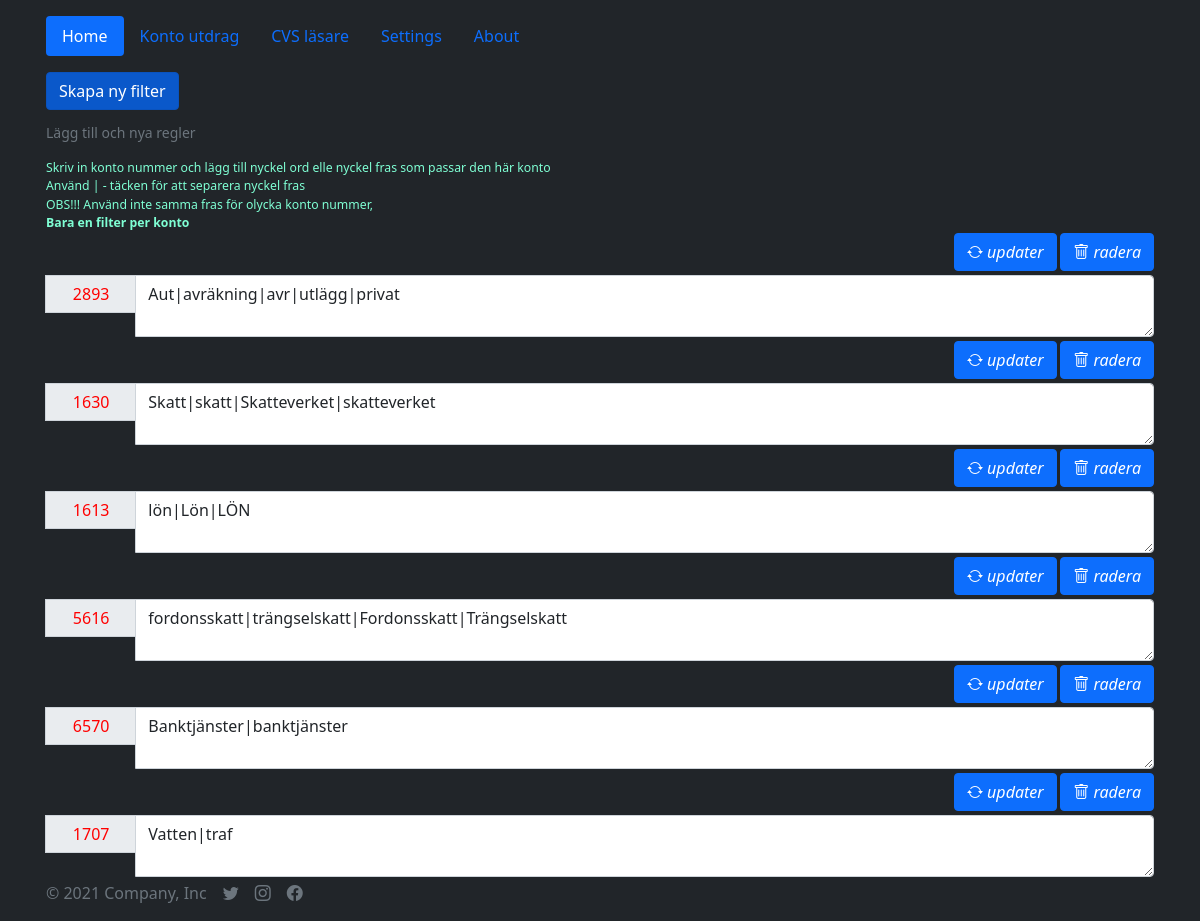
The page /settings on the database its author committed.
### app/database_setup.py (models this page shows, shortened)
class Settings(Base):
    __tablename__ = 'settings'
    __tableargs__ = {'comment': 'Filter installningar'}
    quote_id = Column(Integer, nullable=False, unique=True, primary_key=True, autoincrement=True)
    konto = Column(Integer, default=datetime.utcnow(), comment='konto number', unique=True)
    filter = Column(Text, default=datetime.utcnow(), comment='name')

### app/app.py (the view)
@app.route('/settings', methods=['POST', 'GET'])
def show_settings():
    settings_list = session.query(Settings).all()
    return render_template('settings.html', settings=settings_list)

### app/templates/settings.html (shortened to what this page needs)
{% extends 'base.html' %}
{% block body %}
    <main class="mt-3">
        <div class="mb-3 justify-content-end">
            <a href="javascript:settings()" class="btn btn-primary active mb-2" aria-current="page">Skapa ny filter</a>
            <div id="label_for_huvudkonto" class="form-text">Lägg till och nya regler</div>
        </div>
        <div id="label_for_huvudkonto" class="form-text" style="color: aquamarine">
            <div id="label_for_huvudkonto" class="form-text" style="color: aquamarine">
                Skriv in konto nummer och lägg till nyckel ord elle nyckel fras som passar den här konto
                <br>Använd | - täcken för att separera nyckel fras
                <br>OBS!!! Använd inte samma fras för olycka konto nummer,
                <br><strong>Bara en filter per konto</strong>
            </div>
            {% if settings|length > 0 %}
                {% for setting in settings %}
                    <form method="post" id="settings" action="/settings/{{ setting.quote_id }}/edit/">
                        <div class="mb-1" style="text-align: right">
                            <button class="btn btn-primary" type="submit">
                                <i class="bi bi-arrow-repeat"> updater</i>
                            </button>
                            <a class="btn btn-primary" href="/settings/{{ setting.quote_id }}/delete/" role="button">
                                <i class="bi bi-trash"> radera </i>
                            </a>
                        </div>
                        <div class="input-group mb-1">
                            <input type="text"
                                   id="konto_n"
                                   class="input-group-text col-sm-1 justify-content-start"
                                   name="konto_n"
                                   style="height: 38px; color: red;"
                                   value={{ setting.konto }}>
                            <textarea id="filter_list" class="form-control col-lg justify-content-center"
                                      name="filter_list">{{ setting.filter }}
                        </textarea>
                        </div>
                    </form>
                {% endfor %}
            {% endif %}
        </div>
    </main>
{% endblock %}

### rows shown on the page
Settings: konto_n "2893", filter_list "Aut|avräkning|avr|utlägg|privat"
Settings: konto_n "1630", filter_list "Skatt|skatt|Skatteverket|skatteverket"
Settings: konto_n "1613", filter_list "lön|Lön|LÖN"
Settings: konto_n "5616", filter_list "fordonsskatt|trängselskatt|Fordonsskatt|Trängselskatt"
Settings: konto_n "6570", filter_list "Banktjänster|banktjänster"
Settings: konto_n "1707", filter_list "Vatten|traf"
